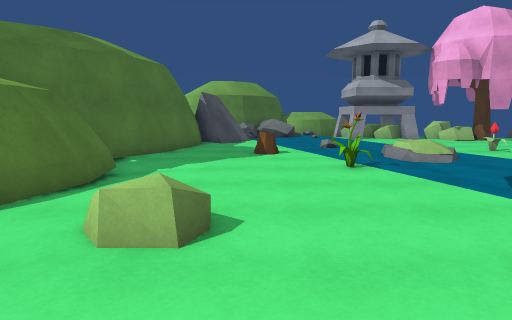
[1] (above)

24 first-person views from a walk through a 3-D level made in the Unity game engine. The camera is 1.5 m above the floor, tilts 8° down and sees 75° across. The floor is counted in squares, 1 m on a side. Each view is taken from the middle of a square. On the plan, view 1 faces up. The plan holds only what a view shows up to about 15 squares ahead; the rest is blank. The place goes on beyond the plan. The player is left out. Surface patterns are stand-ins for the level's own textures.

[2]
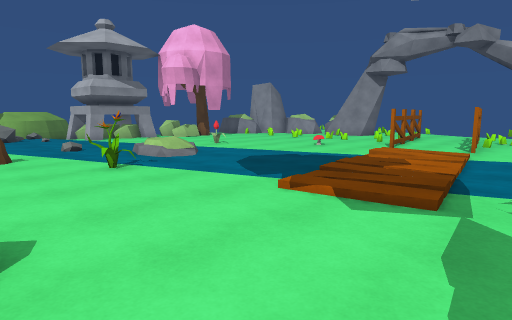

[3]
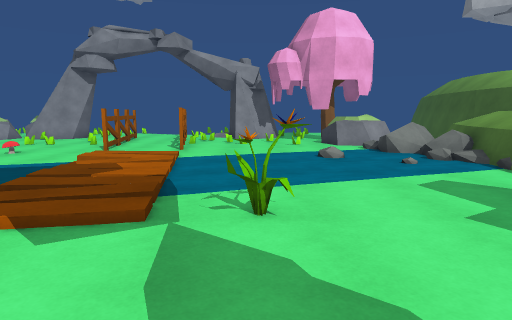

[4]
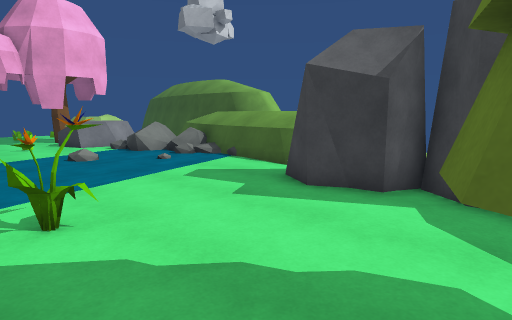

[5]
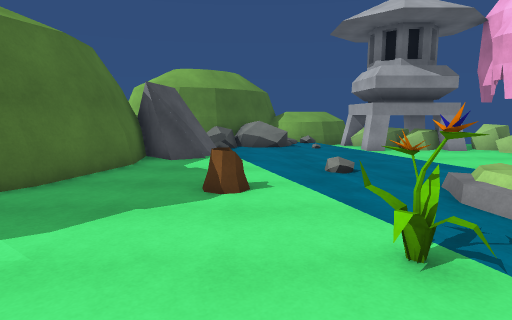

[6]
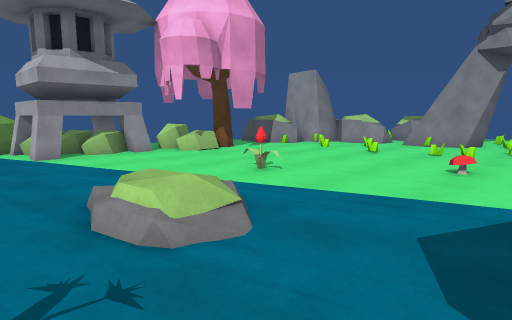

[7]
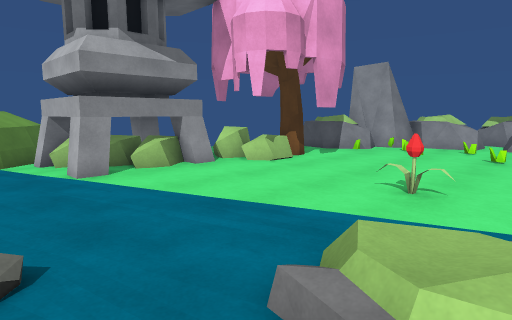

[8]
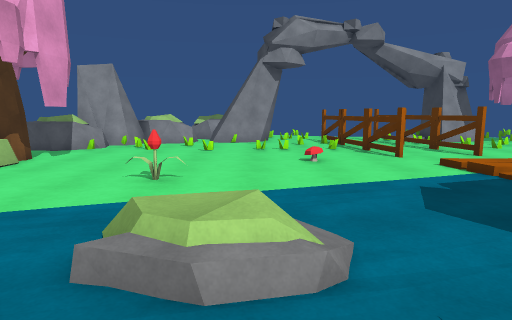

[9]
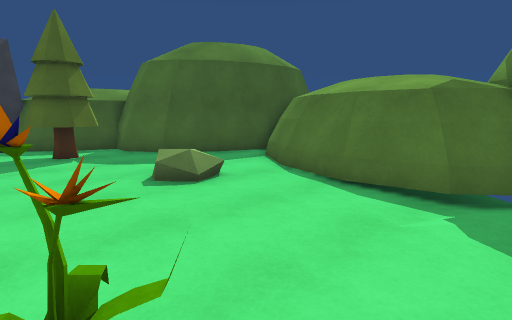

[10]
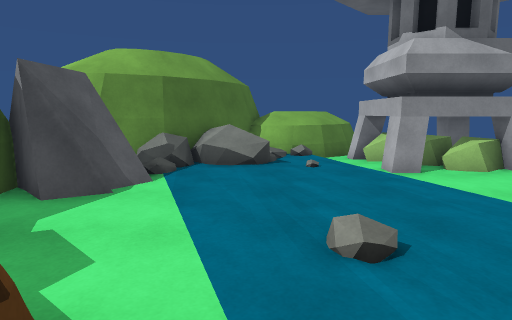

[11]
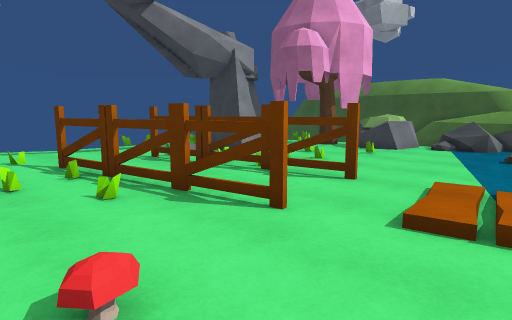

[12]
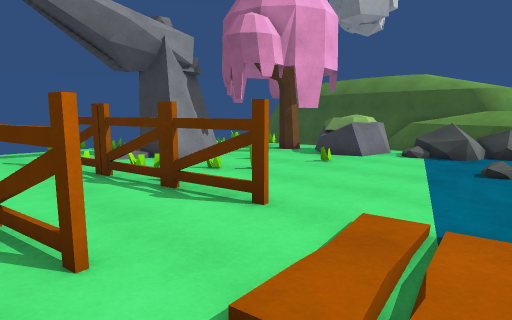

[13]
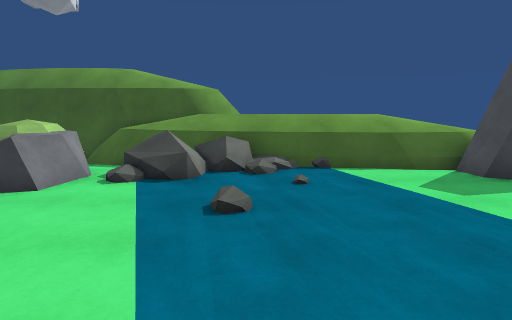

[14]
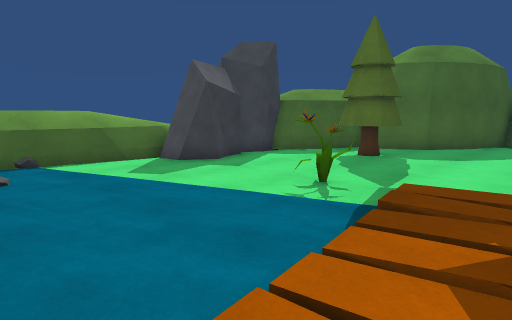

[15]
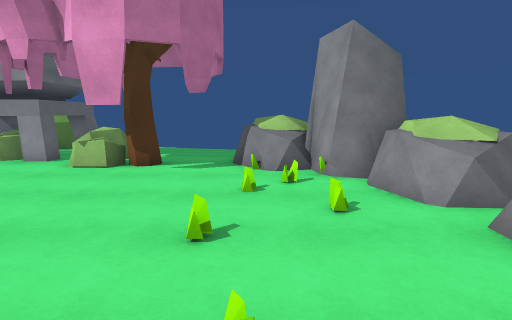

[16]
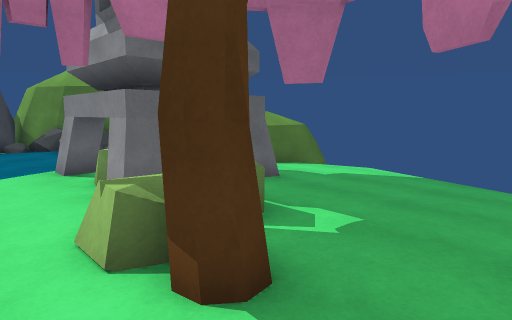

[17]
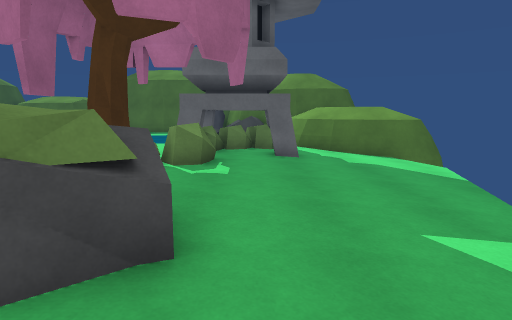

[18]
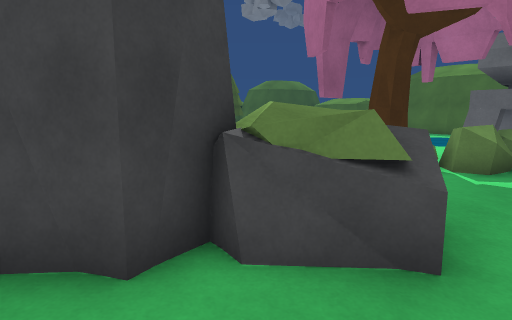

[19]
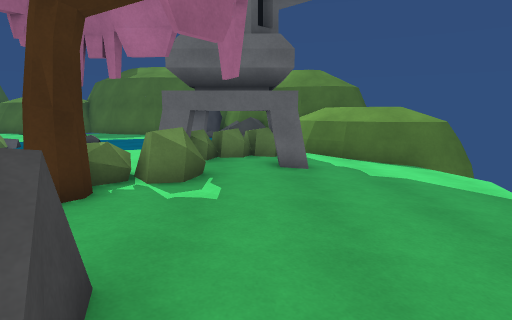

[20]
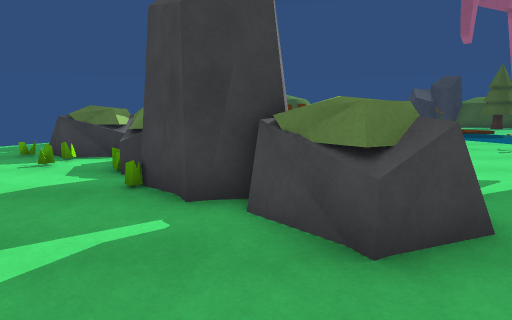

[21]
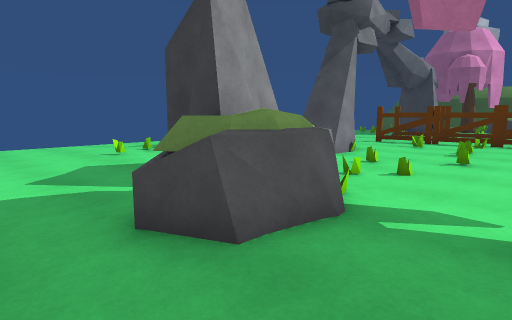

[22]
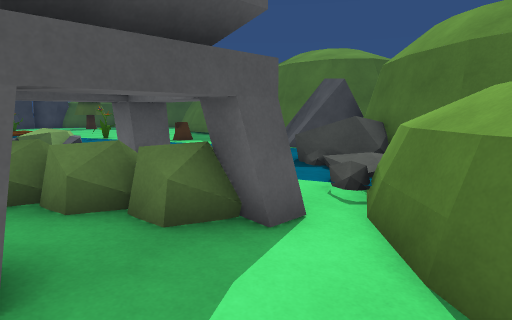

[23]
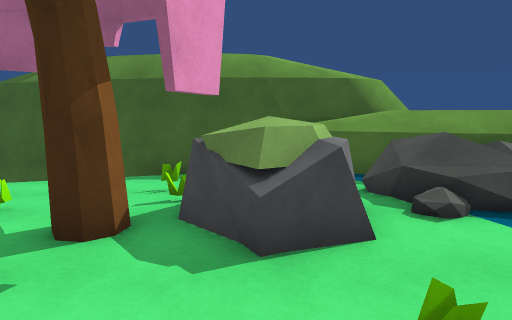

[24]
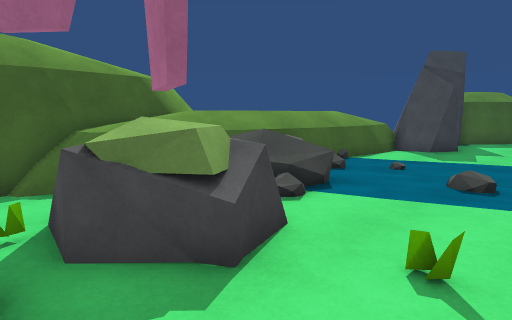

### Floor plan
Key: @ floor where view 1 was taken; # wall or solid block; . main floor; - floor 0.25 m lower than the main floor; _ floor 0.5 m lower than the main floor; / step, stairs or slope; = window, fence, low wall or low ledge; ^ raised ledge; S stump; F flower; E fence; M mushroom; R rock; T pine tree; A tree; O other object.
Columns run from 6 left of view 1 to 20 right of it. Each row starts with its distance up from view 1.
 29             ##
 28            ^^#
 27            ^^#----_
 26         #  ^^---------
 25        ##^^^#-----------
 24        #=^^#-------------
 23       ##/# -OOOO...------
 22      ##/ //.OOOO.......----
 21     ##O//...OOOO.O....RR..-
 20   ###=......OOOOOOO...RRR..
 19   #RRR...........O#A..RR##R
 18    RRR...........OO...RRR##
 17    #RR............AA....RRR
 16    #.....................RR
 15   ^#.....................RR
 14   ##.....................RR
 13   #...SS...//..F.........##
 12  ##......../ ............##
 11 ##.........///............#
 10 ##//.......//.............#
  9  ##......F........M.....O..
  8  ##........................
  7  ##...................EEEEE
  6  ##................EEEE....
  5  #..........///////........
  4 ##..OO..../////////...EEEEE
  3 #........./////////.EE.....
  2 .........../////...........
  1 #.........................#
  0 ###...@....F..............#
 -1   #..TT...................#
 -2   ##.TTT...................
 -3    #.. ................RA..
 -4    ###................RRAA.
 -5      ##R.R#R.......RO.RRR..
 -6       #####R.....O=RRRR R.
 -7         #R##==^^^=RRR/  -=-
 -8       RRR ^^^^^^^^^#=/-----
 -9                   ^^^^=/---
-10                    ^^^^^#-=
-11                   ^###^^^#^
-12                   #

Where each view was taken, in squares from view 1:
view 1: 0 up, 0 right, facing up
view 2: 0 up, 1 left, facing up-right
view 3: 0 up, 0 right, facing right
view 4: 1 up, 0 right, facing down-right
view 5: 6 up, 1 right, facing up
view 6: 7 up, 3 right, facing up-right
view 7: 11 up, 3 right, facing up-right
view 8: 11 up, 2 right, facing right
view 9: 11 up, 3 right, facing down-left
view 10: 11 up, 2 right, facing up
view 11: 10 up, 10 right, facing down-right
view 12: 7 up, 10 right, facing down-right
view 13: 3 up, 11 right, facing down
view 14: 4 up, 11 right, facing down-left
view 15: 9 up, 16 right, facing up
view 16: 17 up, 15 right, facing up-left
view 17: 22 up, 20 right, facing left
view 18: 22 up, 20 right, facing down-left
view 19: 22 up, 18 right, facing left
view 20: 24 up, 18 right, facing down
view 21: 23 up, 13 right, facing down-right
view 22: 26 up, 9 right, facing down-left
view 23: 0 up, 17 right, facing down
view 24: 1 down, 19 right, facing down-left
